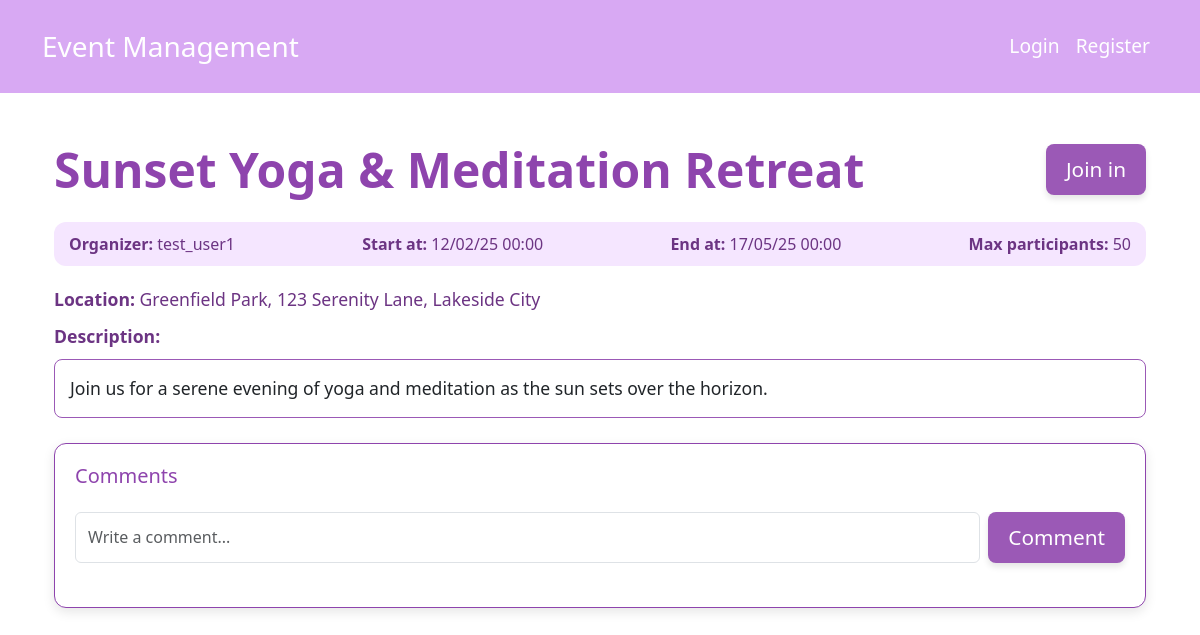
The app's page /event_details/2/ with its own data.
### events/models.py (models this page shows, shortened)
class Event(models.Model):
    title = models.CharField(max_length=255)  # Activity Title
    description = models.TextField()  # Description of activities
    organizer = models.ForeignKey(User, on_delete=models.CASCADE, related_name='organized_events')  # organisers
    start_time = models.DateTimeField()  # Event start time
    end_time = models.DateTimeField()  # Activity end time
    location = models.CharField(max_length=255)  # Event Location
    max_participants = models.PositiveIntegerField(null=True, blank=True)  # Maximum number of participants (optional)
    created_at = models.DateTimeField(auto_now_add=True)  # Creation time
    is_approved = models.BooleanField(default=True)  # Whether it has been reviewed or not, default has been reviewed

class User(AbstractUser):
    ROLE_CHOICES = (
        ('user', 'User'),
        ('admin', 'Admin'),
    )
    role = models.CharField(max_length=10, choices=ROLE_CHOICES, default='user')
    groups = models.ManyToManyField(Group, related_name="custom_user_set", blank=True)
    user_permissions = models.ManyToManyField(Permission, related_name="custom_user_permissions", blank=True)

### events/views.py (the view)
# urls.py: path('event_details/<int:event_id>/', views.event_details_view, name='event_details'),
def event_details_view(request, event_id):
    event = get_object_or_404(Event.objects.select_related('organizer').prefetch_related('comments'), id=event_id)
    return render(request, 'events/event_details.html', {'event': event})

### templates/events/event_details.html (shortened to what this page needs)
{% extends "events/home.html" %}
{% load static %}
{% block content %}
    <div class="container my-5">
        <h2 class="mb-4">
            {{ event.title }}
            <a href="#" id="join-button" class="btn btn-custom-primary"
               data-end-time="{{ event.end_time|date:'Y-m-d H:i:s' }}"
               data-url="{% url 'join_event' event.id %}"
               data-csrf="{{ csrf_token }}">
                Join in
            </a>
        </h2>
        <div class="event-info">
            <p><strong>Organizer:</strong> {{ event.organizer.username }}</p>
            <p><strong>Start at:</strong> {{ event.start_time|date:"d/m/y H:i" }}</p>
            <p><strong>End at:</strong> {{ event.end_time|date:"d/m/y H:i" }}</p>
            {% if event.max_participants %}
                <p><strong>Max participants:</strong> {{ event.max_participants }}</p>
            {% endif %}
        </div>
        <div class="location-description">
            <p><strong>Location:</strong> {{ event.location }}</p>
            <p><strong>Description:</strong></p>
            <div class="description-box">
                {{ event.description }}
            </div>
        </div>
        <div class="card card-comment">
            <div class="card-body">
                <h5 class="card-title mb-4">Comments</h5>
                <div class="d-flex mb-4">
                    <input type="text" id="comment-input" class="form-control me-2" placeholder="Write a comment...">
                    <button id="comment-button" class="btn btn-custom-primary">Comment</button>
                </div>
            </div>
        </div>
    </div>
{% endblock %}

### static/css/style.css (style rules this page uses)
:root { --purple-light: #9b59b6; --purple-medium: #8e44ad; --purple-dark: #6c3483; --purple-darker: #5b2c6f; --purple-very-light: #f5e6ff; --purple-navbar: #d8a9f3; }
body { font-size: 1.1rem; }
.btn-custom-primary, .btn-custom-secondary, .btn-custom-danger { background-color: var(--purple-light); color: white; border: none; font-size: 1.3rem; padding: 10px 20px; border-radius: 8px; transition: background-color 0.3s ease, transform 0.3s ease, box-shadow 0.3s ease; box-shadow: 0 4px 6px rgba(0, 0, 0, 0.1); }
.event-info { background-color: var(--purple-very-light); border-radius: 12px; padding: 10px 15px; margin-bottom: 20px; display: flex; justify-content: space-between; align-items: center; flex-wrap: wrap; gap: 0.5rem; }
.event-info p { margin: 0; color: var(--purple-dark); font-size: 1rem; }
.location-description { margin-bottom: 20px; }
.location-description p { margin: 0 0 10px 0; color: var(--purple-dark); }
.location-description .description-box { border: 1px solid var(--purple-light); border-radius: 8px; padding: 15px; background-color: white; }
.card-comment { border-radius: 12px; box-shadow: 0 4px 12px rgba(0, 0, 0, 0.1); margin-top: 25px; transition: box-shadow 0.3s ease; background-color: white; border: 1px solid var(--purple-medium); }
.card-comment .card-body { padding: 20px; }
.card-comment .card-title { color: var(--purple-medium); }
h2 { font-size: 3rem; font-weight: bold; color: var(--purple-medium); display: flex; align-items: center; justify-content: space-between; }

### records on screen
Event: title "Sunset Yoga & Meditation Retreat", organizer.username "test_user1", start_time "12/02/25 00:00", end_time "17/05/25 00:00", max_participants "50", location "Greenfield Park, 123 Serenity Lane, Lakeside City", description "Join us for a serene evening of yoga and meditation as the sun sets over the horizon."
